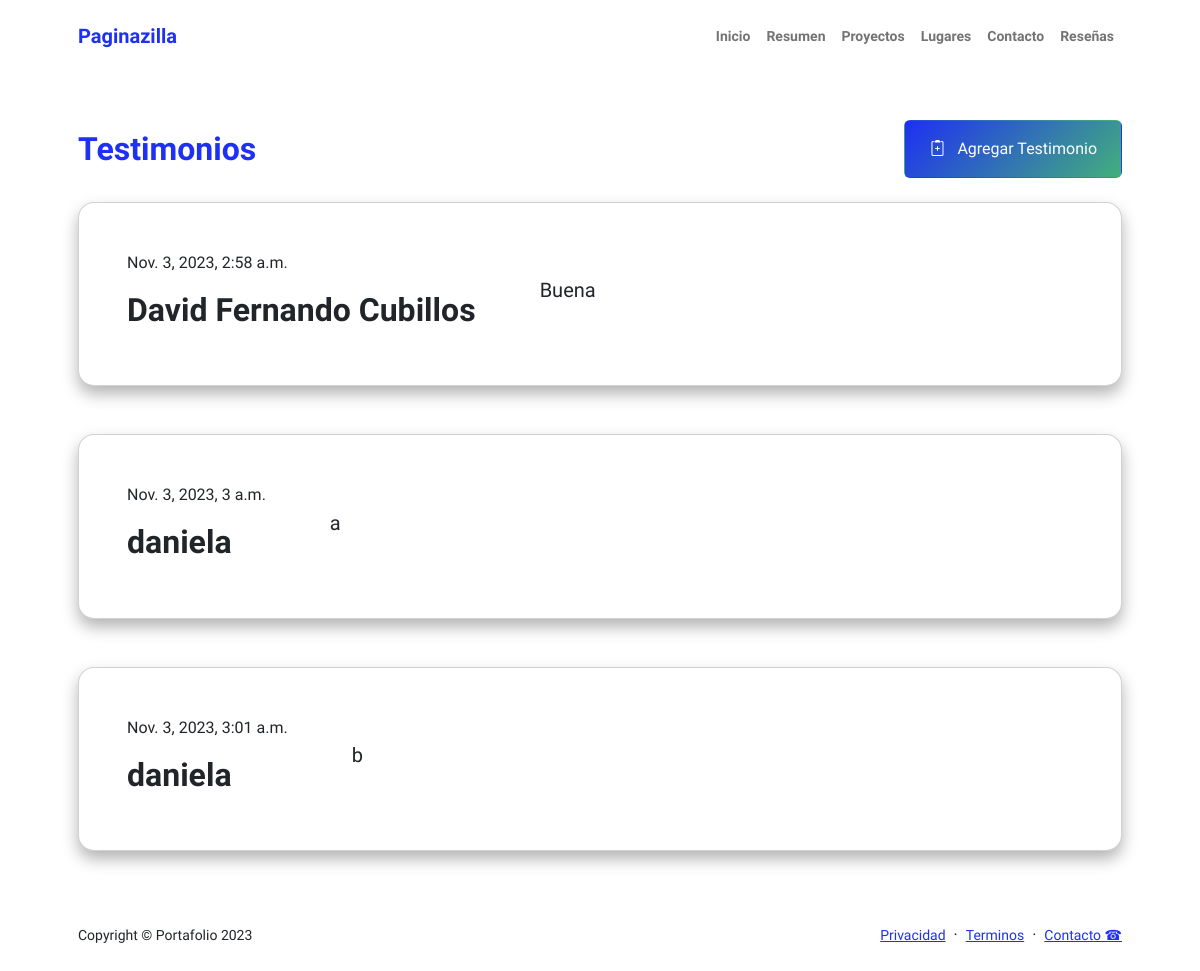
The app's page /Reseñas/, older data.
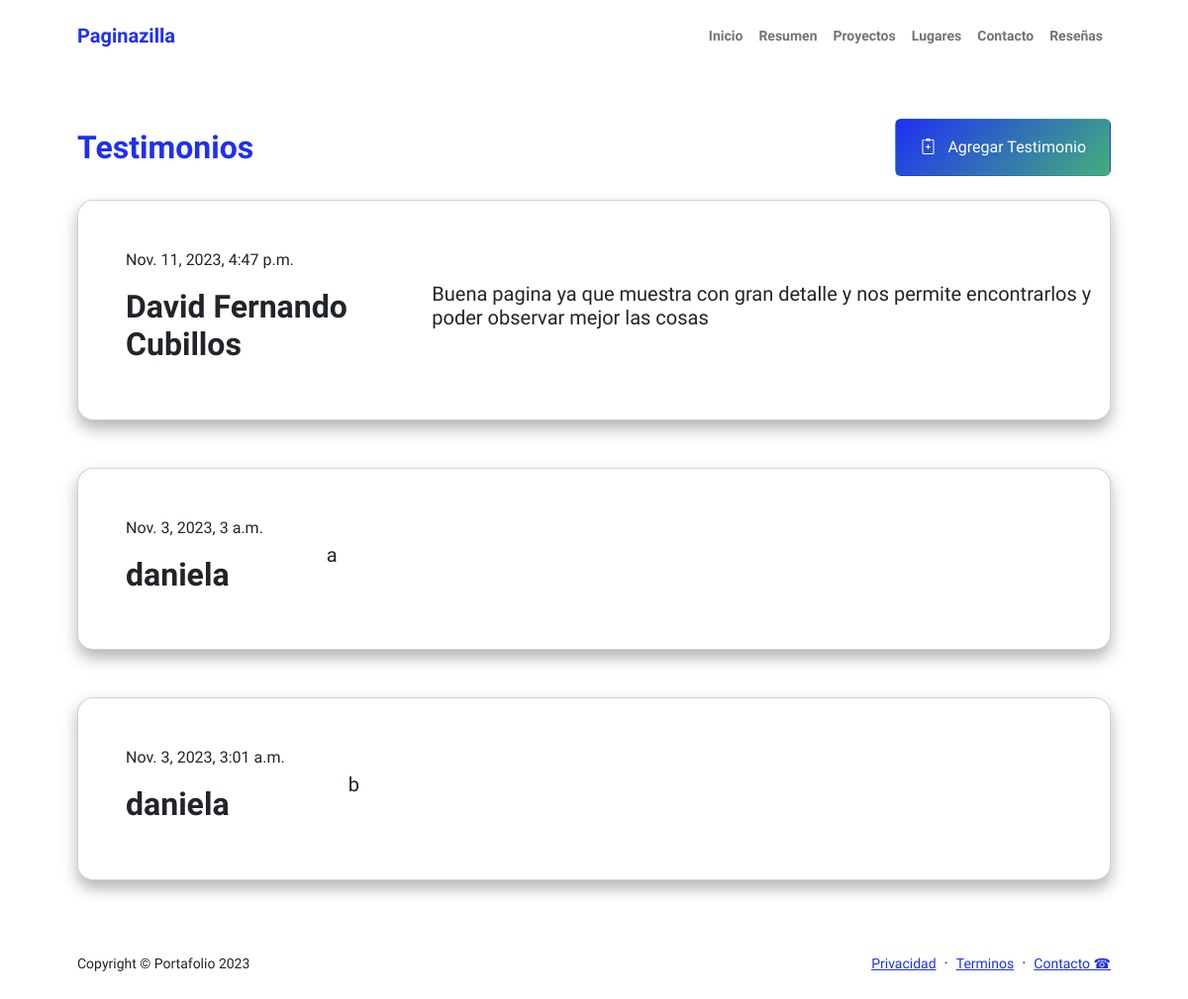
The same page, newer data.
### Aplicaciones/testimonios/models.py (models this page shows, shortened)
class Testimonio(models.Model):
    nombre = models.CharField(max_length=100)
    testimonio = models.CharField( max_length=2000 )
    date = models.DateTimeField(auto_now=True)

### Aplicaciones/testimonios/views.py (called while the page is built)
def testimonio(request):
    mis_reseñas = Testimonio.objects.all()
    return render(request,"Reseñas.html",{"testimonios": mis_reseñas})

### Aplicaciones/testimonios/templates/Reseñas.html (shortened to what this page needs)
{% extends "layouts/base.html" %}
{% load static %}
{% block content %}
<body class="d-flex flex-column h-100">
    <main class="flex-shrink-0">
        <div class="container px-5 my-5">
            <div class="d-flex align-items-center justify-content-between mb-4">
                <h2 class="text-primary fw-bolder mb-0">Testimonios</h2>
                <a class="btn btn-reseña px-4 py-3" href="{% url 'agregar_testimonio' %}">
                    <div class="d-inline-block bi bi-clipboard2-plus me-2"></div>
                    Agregar Testimonio
                </a>
            </div>
            {% for p in testimonios %}
            <div class="card overflow-hidden shadow rounded-4 border-0 mb-5">
                <div class="card-body p-0">
                    <div class="d-flex align-items-center">
                        <div class="p-5">
                            <p>{{p.date}}</p>
                            <h2 class="fw-bolder">{{p.nombre}}</h2>
                        </div>
                        <div class="p-6">
                            <h2 class="fw-bolder2">{{p.testimonio}}</h2>
                        </div>
                    </div>
                </div>
            </div>
            {% endfor %}
        </div>
    </main>
</body>
{% endblock %}

Row changes from the older to the newer data that the page shows:
changed Testimonio "David Fernando Cubillos": date "Nov. 3, 2023, 2:58 a.m." → "Nov. 11, 2023, 4:47 p.m."; testimonio "Buena" → "Buena pagina ya que muestra con gran detalle y nos permite encontrarlos y poder observar mejor las cosas"
